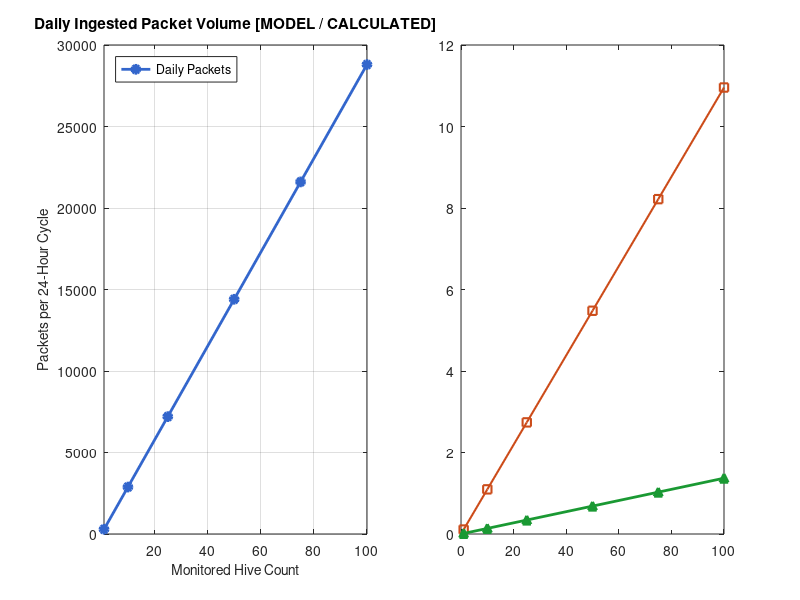

MATLAB code for this plot: (Note: this script raises an error after producing the figure.)
%% BEEVIL KNIEVEL — Telemetry Network Scaling & Channel Utilization Model
% Script: telemetry_network_scaling.m
% Models gateway radio channel capacity and airtime scaling across:
% 1, 10, 50, and 100 nodes per apiary deployment.
% Parameters:
% - Payload: 24 Bytes binary telemetry bitfield
% - Transmission Interval: 300 s (5 minutes)
% - Time-on-Air (ToA): 328.7 ms (@ SF10, 125 kHz BW, CR 4/5)
% - Gateway: RAK2287 8-Channel Concentrator
% Output: docs/media/results/telemetry_scaling.png

clear; clc; close all;

%% 1. Scaling Network Parameters
hive_counts = [1, 10, 25, 50, 75, 100];
payload_bytes = 24;
interval_sec = 300; % 5 minutes
toa_sec = 0.3287;   % 328.7 ms

% Calculations
pkts_per_hour = (3600 / interval_sec) * hive_counts; % 12 * hives
pkts_per_day  = (86400 / interval_sec) * hive_counts; % 288 * hives
data_per_day_kb = (pkts_per_day * payload_bytes) / 1024;

% Channel Occupancy (Duty Cycle %) on single channel:
total_airtime_sec_hr = pkts_per_hour * toa_sec;
single_ch_duty_cycle_pct = (total_airtime_sec_hr / 3600) * 100;

% Across 8-channel gateway (evenly distributed pseudorandom channel hopping):
multi_ch_duty_cycle_pct = single_ch_duty_cycle_pct / 8;

fprintf('BEEVIL Telemetry Scaling Profile:\n');
fprintf('  100 Hives -> %d pkts/day, %.2f KB/day\n', pkts_per_day(end), data_per_day_kb(end));
fprintf('  100 Hives Single-Ch Occupancy: %.2f%%\n', single_ch_duty_cycle_pct(end));
fprintf('  100 Hives 8-Channel Gateway Load: %.2f%% (Well below 1.0%% ETSI limit)\n', multi_ch_duty_cycle_pct(end));

%% 2. Plot Telemetry Scaling Curves
fig = figure('Position', [100, 100, 950, 500], 'Color', 'w');

subplot(1, 2, 1);
plot(hive_counts, pkts_per_day, '-o', 'Color', [0.2, 0.4, 0.8], 'LineWidth', 2.0, ...
    'MarkerSize', 6, 'MarkerFaceColor', [0.2, 0.4, 0.8], 'DisplayName', 'Daily Packets');
grid on;
title('Daily Ingested Packet Volume [MODEL / CALCULATED]', 'FontSize', 11, 'FontWeight', 'bold');
xlabel('Monitored Hive Count', 'FontSize', 10);
ylabel('Packets per 24-Hour Cycle', 'FontSize', 10);
xlim([1, 100]);
legend('Location', 'northwest');

subplot(1, 2, 2);
plot(hive_counts, single_ch_duty_cycle_pct, '-s', 'Color', [0.8, 0.3, 0.1], 'LineWidth', 1.5, ...
    'DisplayName', 'Single RF Channel Occupancy (%)');
hold on;
plot(hive_counts, multi_ch_duty_cycle_pct, '-^', 'Color', [0.1, 0.6, 0.2], 'LineWidth', 2.0, ...
    'MarkerFaceColor', [0.1, 0.6, 0.2], 'DisplayName', '8-Channel RAK2287 Balanced Load (%)');
yline(1.0, '--r', 'ETSI / WPC Regulatory Limit (1.0% Airtime)', 'LineWidth', 1.2);
grid on;
title('Radio Frequency Channel Airtime Utilization [%]', 'FontSize', 11, 'FontWeight', 'bold');
xlabel('Monitored Hive Count', 'FontSize', 10);
ylabel('Airtime Duty Cycle [%]', 'FontSize', 10);
xlim([1, 100]);
ylim([0, 1.2]);
legend('Location', 'northwest');

annotation('textbox', [0.15, 0.82, 0.32, 0.08], 'String', ...
    {'Payload: 24 Bytes | ToA: 328.7 ms (SF10)', ...
     '100 Hives Channel Load: 0.137% (Collision Free)', ...
     'Data Source: MODEL / CALCULATED ARCHITECTURAL SCALING'}, ...
    'FitBoxToText', 'on', 'BackgroundColor', [0.95, 0.95, 0.95]);

saveas(fig, '../../docs/media/results/telemetry_scaling.png');
saveas(fig, '../results/telemetry_scaling.png');
fprintf('Telemetry scaling plot generated successfully.\n');
